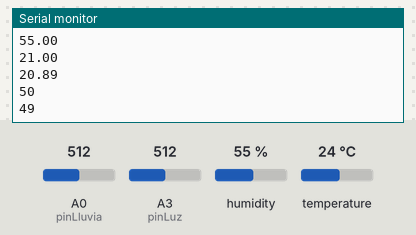
A sketch run on a simulated Arduino Uno, built with avr-gcc and run on an emulated ATmega328P. Parts: the last lines printed to the serial monitor. The inputs (shaded band) are chosen by the test bench; at power-on: humidity 55 %, A0 (pinLluvia) = 512, A3 (pinLuz) = 512, temperature 24 °C.

Above: at 11.8 s.
11.9 s: humidity set to 22 %
At 15.5 s:
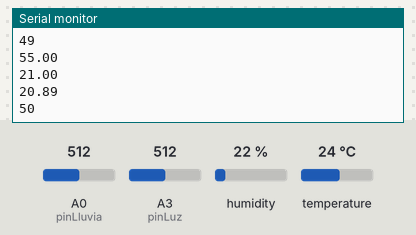
21.4 s: A0 (pinLluvia) set to 716
At 23.7 s:
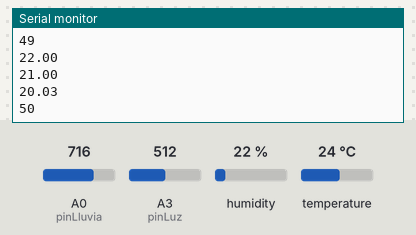
30.9 s: A3 (pinLuz) set to 716
At 31.9 s:
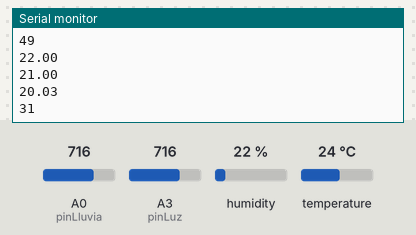
40.4 s: temperature set to 12 °C
At 48.4 s:
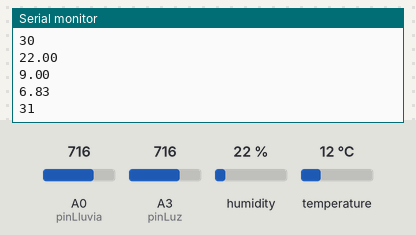
49.9 s: A0 (pinLluvia) set to 992
At 56.6 s:
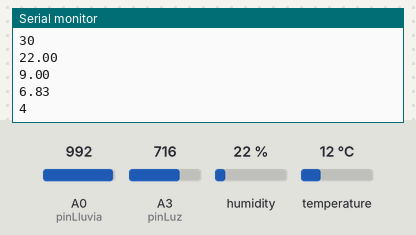
59.4 s: A3 (pinLuz) set to 992
At 61.0 s:
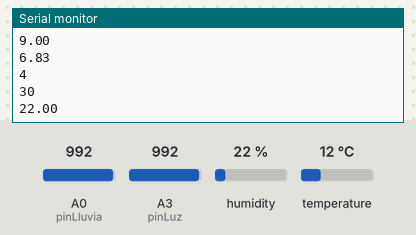
Timing chart, 0 to 62.5 s (numbered marks = the images above; inputs shaded):
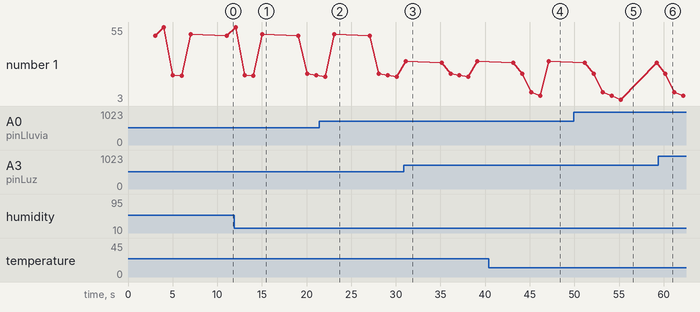

The sketch:

readSensors.ino
```cpp
#include <DHT.h>

// Variables sensor de humedad y temperatura
#define DHTPIN 2
#define DHTTYPE DHT11
int i = 0;
float h = 0;
float t = 0;
float f = 0;
float hif = 0;
float hic = 0;

// Variables sensor de luz
int pinLuz = 3;
int value = 0;
int luz = 0;

DHT dht(DHTPIN, DHTTYPE);

// Variables sensor de lluvia
int pinLluvia = A0;
const int sensorMin = 0;     // sensor min
const int sensorMax = 1024; // sensor max

/* ------------------ */

void setup() {
  Serial.begin(9600);
  dht.begin();
}

void loop() {

  delay(3000);

 // Luz
  value = analogRead(pinLuz);
  luz = map(value, 1023, 0, 0, 100);


 // Temperatura y humedad
  h = dht.readHumidity();
  t = dht.readTemperature();
  f = dht.readTemperature(true);

  /*if (isnan(h) || isnan(t) || isnan(f)) {
    Serial.println("DHT Sensor error");
    return;
  }*/

  hif = dht.computeHeatIndex(f, h);
  hic = dht.computeHeatIndex(t, h, false);

 // Lluvia
  int sensorVal = analogRead(pinLluvia);
  int range = map(sensorVal, sensorMin, sensorMax, 0, 3);
  int value = map(sensorVal, sensorMin, sensorMax, 100, 0);

  t=t-3;
  hic = hic-3;
  // Luz
  Serial.println(luz, DEC);
  delay(1000);
  // Humedad
  Serial.println(h);
  delay(1000);
  // Temperatura
  Serial.println(t);
  delay(1000);
  // Indice de calor
  Serial.println(hic);
  delay(1000);
 //  Lluvia
  Serial.println(value,DEC);
  delay(1000);


}
```

Measured:
- after the input at 40.4 s, the serial monitor: prints a new line after 4.8 s (image 4)
- after the input at 49.9 s, the serial monitor: prints a new line after 5.3 s (image 5)
